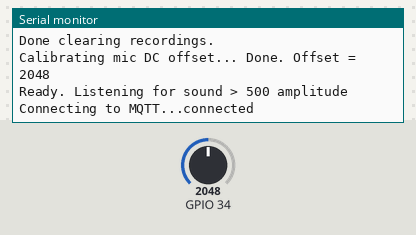
Simulated run of this sketch. Board: ESP32. On the bench: the last lines printed to the serial monitor. The test bench sets the inputs (shaded band); at power-on: GPIO 34 = 2048. WiFi joins after 1.5 s; servers stay silent unless stated; the local clock reads 2024-03-15 10:24:30 at power-on unless the sketch sets it; storage starts empty; no MQTT or app messages arrive unless stated.

Above: at 5.8 s.
5.9 s: GPIO 34 set to 2866
At 6.2 s:
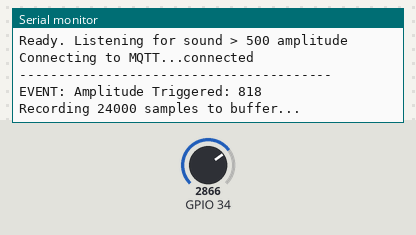
10.4 s: GPIO 34 set to 3603
At 14.7 s:
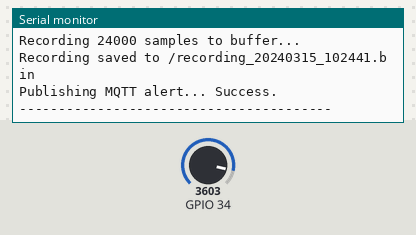

The sketch:

videoSDK.ino
```cpp
#include <WiFi.h>
#include <PubSubClient.h>
#include <ArduinoJson.h>
#include <SPIFFS.h>
#include <WebServer.h>
#include "time.h"
#include "driver/adc.h"

// ------------------------ CONFIGURATION ------------------------

const char* WIFI_SSID = "TP-Link_2.4GHz_318A4E";
const char* WIFI_PASSWORD = "";

const char* MQTT_BROKER = "test.mosquitto.org";  // Or IP like "44.195.202.69"
const int MQTT_PORT = 1883;
const char* DEVICE_ID_PREFIX = "esp32-audio";

#define ADC_CHANNEL ADC1_CHANNEL_6  // GPIO 34
#define SAMPLE_RATE 8000            // Hz
#define RECORD_DURATION_SECONDS 3
#define AMPLITUDE_THRESHOLD 500
#define FILENAME_PREFIX "/recording"
#define GAIN_FACTOR 8               // Software gain

// ------------------------ GLOBALS ------------------------
volatile bool isRecording = false;
const int TOTAL_SAMPLES = SAMPLE_RATE * RECORD_DURATION_SECONDS;
const int SAMPLING_PERIOD_US = round(1000000.0 / SAMPLE_RATE);

int adc_dc_offset = 0;
char deviceId[25];
char mqttTopic[50];

WiFiClient wifiClient;
PubSubClient mqttClient(wifiClient);
WebServer server(80);  // Web server on port 80

// ------------------------ FUNCTION DECLARATIONS ------------------------

void connectWiFi();
void initTime();
void connectMQTT();
void calibrateDCOffset();
void recordAndAlert(int triggerAmplitude);
void publishMqttAlert(const char* filename, float amplitude);
void clearOldRecordings();
void setupWebServer();

// ------------------------ SETUP ------------------------

void setup() {
  Serial.begin(115200);
  delay(2000);
  Serial.println("\n--- ESP32 Sound Detection, MQTT & Web Server ---");

  uint64_t chipid = ESP.getEfuseMac();
  snprintf(deviceId, 25, "%s-%04X", DEVICE_ID_PREFIX, (uint16_t)(chipid >> 32));
  snprintf(mqttTopic, 50, "esp32/audio_alerts/%s", deviceId);

  connectWiFi();
  initTime();
  setupWebServer();

  mqttClient.setServer(MQTT_BROKER, MQTT_PORT);

  adc1_config_width(ADC_WIDTH_BIT_12);
  adc1_config_channel_atten(ADC_CHANNEL, ADC_ATTEN_DB_11);

  if (!SPIFFS.begin(true)) {
    Serial.println("FATAL: Could not mount SPIFFS");
    while (1) delay(1000);
  }

  clearOldRecordings();
  calibrateDCOffset();
  Serial.printf("Ready. Listening for sound > %d amplitude\n", AMPLITUDE_THRESHOLD);
}

// ------------------------ LOOP ------------------------

void loop() {
  if (!mqttClient.connected()) {
    connectMQTT();
  }
  mqttClient.loop();
  server.handleClient();  // Handle web requests

  if (!isRecording) {
    int adc_value = adc1_get_raw(ADC_CHANNEL);
    int amplitude = abs(adc_value - adc_dc_offset);

    if (amplitude > AMPLITUDE_THRESHOLD) {
      isRecording = true;  // Lock
      recordAndAlert(amplitude);
      isRecording = false; // Unlock
      delay(2000);         // Avoid retrigger
    }
  }

  delay(1);
}


// ------------------------ FUNCTIONS ------------------------

void connectWiFi() {
  Serial.print("Connecting to WiFi...");
  WiFi.begin(WIFI_SSID, WIFI_PASSWORD);
  while (WiFi.status() != WL_CONNECTED) {
    delay(500); Serial.print(".");
  }
  Serial.println("\nWiFi Connected.");
  Serial.println("IP Address: " + WiFi.localIP().toString());
}

void initTime() {
  configTime(0, 0, "pool.ntp.org", "time.nist.gov");
  Serial.print("Syncing time...");
  while (time(nullptr) < 10000) {
    delay(500); Serial.print(".");
  }
  Serial.println(" done.");
}

void connectMQTT() {
  while (!mqttClient.connected()) {
    Serial.print("Connecting to MQTT...");
    if (mqttClient.connect(deviceId)) {
      Serial.println("connected");
    } else {
      Serial.print("Failed. Code=");
      Serial.println(mqttClient.state());
      delay(5000);
    }
  }
}

void calibrateDCOffset() {
  Serial.print("Calibrating mic DC offset... ");
  long sum = 0;
  for (int i = 0; i < 1024; i++) {
    sum += adc1_get_raw(ADC_CHANNEL);
    delay(1);
  }
  adc_dc_offset = sum / 1024;
  Serial.printf("Done. Offset = %d\n", adc_dc_offset);
}

void clearOldRecordings() {
  Serial.println("Clearing old recordings...");

  File root = SPIFFS.open("/");
  File file = root.openNextFile();

  while (file) {
    String fname = file.name();
    Serial.println("Found: " + fname);

    if (fname.startsWith("recording")) {
      String fullPath = "/" + fname;
      Serial.println("Deleting: " + fullPath);
      file.close();

      if (SPIFFS.remove(fullPath)) {
        Serial.println("Deleted: " + fullPath);
      } else {
        Serial.println("Failed to delete: " + fullPath);
      }
    } else {
      file.close();
    }

    file = root.openNextFile();
  }

  Serial.println("Done clearing recordings.");
}

void recordAndAlert(int triggerAmplitude) {
  Serial.println("----------------------------------------");
  Serial.printf("EVENT: Amplitude Triggered: %d\n", triggerAmplitude);

  char filename[64];
  time_t now = time(nullptr);
  struct tm* timeinfo = localtime(&now);
  strftime(filename, sizeof(filename), "/recording_%Y%m%d_%H%M%S.bin", timeinfo);

  int16_t* buffer = (int16_t*)malloc(TOTAL_SAMPLES * sizeof(int16_t));
  if (!buffer) {
    Serial.println("ERROR: Not enough RAM for buffer!");
    return;
  }

  Serial.printf("Recording %d samples to buffer...\n", TOTAL_SAMPLES);
  unsigned long nextSampleTime = micros();

  for (int i = 0; i < TOTAL_SAMPLES; i++) {
    while (micros() < nextSampleTime);
    nextSampleTime += SAMPLING_PERIOD_US;
    int raw = adc1_get_raw(ADC_CHANNEL);
    buffer[i] = (raw - adc_dc_offset) * GAIN_FACTOR;
  }

  File file = SPIFFS.open(filename, "w");
  if (!file) {
    Serial.println("ERROR: Could not open file for writing.");
    free(buffer);
    return;
  }
  file.write((const uint8_t*)buffer, TOTAL_SAMPLES * sizeof(int16_t));
  file.close();
  free(buffer);

  Serial.printf("Recording saved to %s\n", filename);

  float normalizedAmplitude = (float)triggerAmplitude / 2048.0;
  publishMqttAlert(filename, normalizedAmplitude);

  Serial.println("----------------------------------------");
}

void publishMqttAlert(const char* filename, float amplitude) {
  Serial.print("Publishing MQTT alert... ");

  StaticJsonDocument<256> doc;
  doc["event"] = "sound_detected";
  doc["device"] = deviceId;

  char timeStr[30];
  time_t now = time(nullptr);
  strftime(timeStr, sizeof(timeStr), "%Y-%m-%dT%H:%M:%SZ", gmtime(&now));
  doc["timestamp"] = timeStr;

  doc["amplitude"] = amplitude;
  doc["audio_filename"] = filename;

  char jsonBuffer[256];
  serializeJson(doc, jsonBuffer);

  if (mqttClient.publish(mqttTopic, jsonBuffer)) {
    Serial.println("Success.");
  } else {
    Serial.println("Failed.");
  }
}

void setupWebServer() {
  server.on("/", HTTP_GET, []() {
    String html = "<html><body><h2>ESP32 Audio Recordings</h2><ul>";
    html += "<p><b>Device:</b> " + String(deviceId) + "<br><b>IP:</b> " + WiFi.localIP().toString() + "</p>";
    File root = SPIFFS.open("/");
    File file = root.openNextFile();
    while (file) {
      String fname = file.name();
      if (fname.endsWith(".bin")) {
        html += "<li><a href='" + fname + "'>" + fname + "</a> (" + String(file.size()) + " bytes)</li>";
      }
      file = root.openNextFile();
    }
    html += "</ul></body></html>";
    server.send(200, "text/html", html);
  });

  server.onNotFound([]() {
    String path = server.uri();
    if (SPIFFS.exists(path)) {
      File file = SPIFFS.open(path, "r");
      server.streamFile(file, "application/octet-stream");
      file.close();
    } else {
      server.send(404, "text/plain", "File Not Found");
    }
  });

  server.begin();
  Serial.println("Web server started. Access at: http://" + WiFi.localIP().toString());
}
```

Measured:
- after the input at 5.9 s, the serial monitor: prints a new line at once (image 1)
- after the input at 10.4 s, the serial monitor: prints a new line after 0.62 s (image 2)
